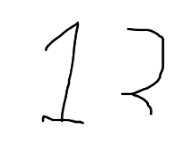
#> input picture CharRecog/Image/12.PNG, 188 x 149 px; its folder holds only this picture in this run
$ python -i imageutils.py   (imports and definitions only)
#> lines starting #> are read from the running program, lines starting #| are printed output that depends on the picture; after the words box and inside, x2 and y2 are one past the last pixel; in counts of white or black regions, pixels touching at a corner belong together
import os
import matplotlib.pyplot as plt
import matplotlib.patches as mpatches
from PIL import Image
import numpy as np
from os import listdir

from skimage import color,io,morphology,filters,util,transform
from skimage.measure import label, regionprops

IMAGE_DIR = os.path.dirname(__file__)

###### grayscale = morphology.erosion(img1)

def getImageList():
    global IMAGE_DIR
    ImageFilesList = []
    Allfiles = listdir(IMAGE_DIR)
    for afile in Allfiles:
        if ".png" in afile or ".PNG" in afile:
            ImageFilesList.append(afile)
    return ImageFilesList

def plot(imageList):
    fig, axes = plt.subplots(len(imageList))

    ax = axes.ravel()
    for i in range(len(imageList)):
        plt.axis('off')
        ax[i].imshow(imageList[i],cmap='gray')
    # ax[1].imshow(newimage,cmap='gray')

    # fig.tight_layout()
    plt.savefig('Image/display.png')
    image = Image.open('Image/display.png')
    image.show()


def process_Image(imageName):
#> called with imageName = '12.PNG'
    image = io.imread(os.path.join(IMAGE_DIR,imageName),as_gray=True)
#> image is the input picture: shape (149, 188) float64; min 0, max 1, mean 0.972
    # RGB image to grayscale
    if len(image.shape) == 3:
        if image.shape[2] == 4:
            image = color.rgba2rgb(image)
        image = color.rgb2gray(image)
        # print("image size:",image.shape)

    # Erosion highlights darker areas in image
    tmp = morphology.erosion(image)

    # Segmentation
    tmp = util.invert(tmp)
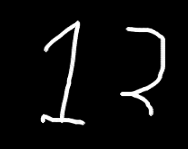
#> tmp: shape (149, 188) float64; min 0, max 1, mean 0.0501
    thresh = filters.threshold_otsu(tmp)
#> thresh = 0.459
    bw = tmp > thresh
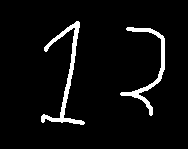
#> bw: shape (149, 188) bool; 5% white; 2 white regions, box (x1, y1, x2, y2) and area: (41, 21, 85, 125) 779, (120, 27, 165, 116) 626
    label_image = label(bw)
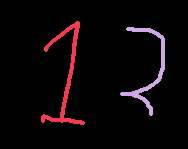
#> label_image: shape (149, 188) int32; 3 distinct labels, from 0 to 2; one colour per label, 0 black
    image_label_overlay = color.label2rgb(label_image, image=image)
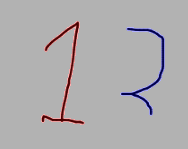
#> image_label_overlay: shape (149, 188, 3) float64; mean R, G, B 0.689, 0.681, 0.687
    # plt.imshow(image_label_overlay,cmap='gray')
    fig, ax = plt.subplots(figsize=(10, 6))
    ax.imshow(image_label_overlay,cmap='gray')

    boxes = []
    for region in regionprops(label_image):
        # take regions with large enough areas
        if region.area >= 100:
            # draw rectangle around segmented coins
            minr, minc, maxr, maxc = region.bbox

            chars = region.image
            chars = util.img_as_ubyte(chars)
            pMin = min(chars.shape)
            # pMax = max(chars.shape)
            if pMin < 28 :
                newchar = np.copy(chars)
                r = chars.shape[0]
                c = chars.shape[1]
                if c == pMin:
                    diff = r-c
                    diffhalf = diff//2
                    myChar = np.concatenate((np.zeros((r,diffhalf)), newchar, np.zeros((r,diff - diffhalf))),axis=1)
                elif r == pMin:
                    diff = c-r
                    diffhalf = diff//2
                    myChar = np.concatenate((np.zeros((diffhalf,c)), newchar, np.zeros((diff - diffhalf,c))),axis=0)
                chars = myChar

            rect = mpatches.Rectangle((minc, minr), maxc - minc, maxr - minr,
                                    fill=False, edgecolor='red', linewidth=2)
            ax.add_patch(rect)

            chars = transform.resize(chars,(28,28),mode='constant')
            chars = np.copy(chars)
            chars[chars > 0] = 255
            chars[chars <= 0] = 0

            # chars = util.img_as_ubyte(chars)

            # chars = util.invert(chars)
            # print(np.ptp(chars,axis=1))

            boxes.append(chars)
#> this loop made 2 passes
#> (minr, minc, maxr, maxc, pMin) on passes 1 to 2: (21, 41, 125, 85, 44), (27, 120, 116, 165, 45)
#> pass 1, in process_Image, `chars = transform.resize(chars,(28,28),mode='constant')`:
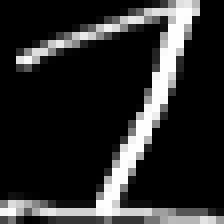
#> chars: shape (28, 28) float64 (shown 8 times larger); min 0, max 1, mean 0.169
#> after the loop:
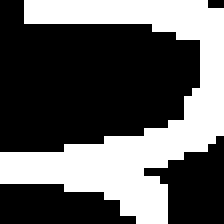
#> chars: shape (28, 28) float64 (shown 8 times larger); 37.4% white; 1 white region, box (x1, y1, x2, y2) and area: (0, 0, 28, 28) 293
#> after the loop, boxes = 2 items

    ax.set_axis_off()
    plt.tight_layout()
    plt.show()
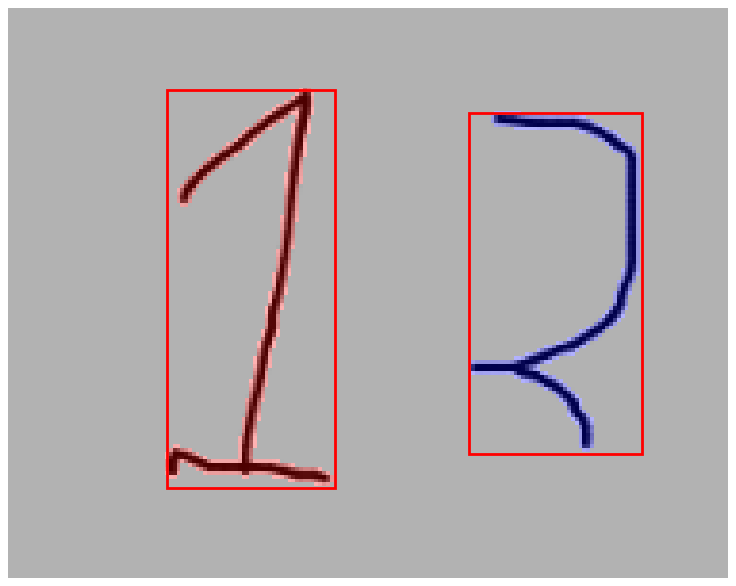
#> figure drawn by matplotlib, 1 panel
    # print(boxes[1])
    return boxes


# if __name__ == "__main__":
#     images = []
#     images.append(io.imread(os.path.join(IMAGE_DIR,'img-1.png'),as_gray=True))
#     # images.append(io.imread(os.path.join(IMAGE_DIR,imageName),as_gray=True))
#     # images.append(io.imread(os.path.join(IMAGE_DIR,'img-2.png')))
#     for image in images:
#         newimages=[image]
#         print("image size:",image.shape)

#         # RGB image to grayscale
#         if len(image.shape) == 3:
#             if image.shape[2] == 4:
#                 image = color.rgba2rgb(image)
#             image = color.rgb2gray(image)
#             print("image size:",image.shape)
#         # else :
#             # print("image format not supported")


#         # erosion highlights darker areas in image
#         tmp = morphology.erosion(image)
#         newimages.append(tmp)
#         # tmp = morphology.opening(image)
#         # newimages.append(tmp)

#         tmp = util.invert(tmp)
#         # np.sum(array,axis=1).tolist()
#         newimages.append(tmp)
#         # # histogram
#         # hist, hist_centers = exposure.histogram(tmp)
#         # print(hist[0])
#         # print(type(hist))
#         # print(hist.shape)
#         # plt.plot(hist_centers[1:], hist[1:], lw=2)
#         # plt.show()

#         # # apply threshold
#         thresh = filters.threshold_otsu(tmp)
#         bw = tmp > thresh
#         # plt.imshow(bw)
#         # remove artifacts connected to image border
#         # cleared = clear_border(bw)

#         # label image regions
#         label_image = label(bw)
#         image_label_overlay = color.label2rgb(label_image, image=image)

#         fig, ax = plt.subplots(figsize=(10, 6))
#         ax.imshow(image_label_overlay,cmap='gray')
#         boxes = []
#         for region in regionprops(label_image):
#             # take regions with large enough areas
#             if region.area >= 100:
#                 # i = i+1
#                 # draw rectangle around segmented coins
#                 minr, minc, maxr, maxc = region.bbox
#                 rect = mpatches.Rectangle((minc, minr), maxc - minc, maxr - minr,
#                                         fill=False, edgecolor='red', linewidth=2)
#                 # boxes.append(region.image)
#                 print("image size:",region.image.shape)
#                 # n = max(region.image.shape)

#                 chars = transform.resize(region.image,(28,28),mode='constant')
#                 ax.add_patch(rect)
#                 chars = util.img_as_ubyte(chars)
#                 boxes.append(chars)
#                 # images.append(tmp[minr:maxr,minc:maxc])
#         # print(i)
#         ax.set_axis_off()
#         plt.tight_layout()
#         plt.show()
#         # newimages.append(thresh)
#         # markers = np.zeros(tmp.shape, dtype=np.uint)
#         # markers[tmp < -0.95] = 1
#         # markers[tmp > 0.95] = 2
#         # # newimages.append(markers)
#         # # newimages.append(segmentation.random_walker(tmp, markers, beta=10, mode='bf'))
#         print(boxes[0])
#         plot(boxes[:6])

#     # def resize(image):

#     #     print("image size:",image.shape)
#     #     w = image.shape[0]
#     #     h = image.shape[1]
#     #     n = max(image.shape)
#     #     print("Max:",n)

#     #     if w == n:

#     #     image.

>>> result = process_Image('12.PNG')
#> result = 2 items

$ run again, on CharRecog/Image/123.PNG
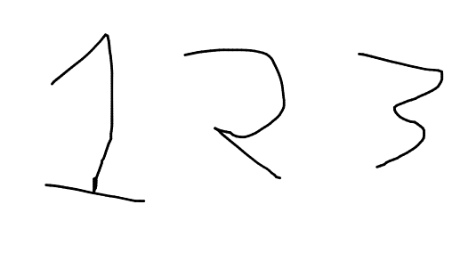
#> input picture CharRecog/Image/123.PNG, 463 x 265 px
#> in process_Image, image is the input picture: shape (265, 463) float64; min 0, max 1, mean 0.981
#> thresh = 0.459
#> in process_Image, `bw = tmp > thresh`:
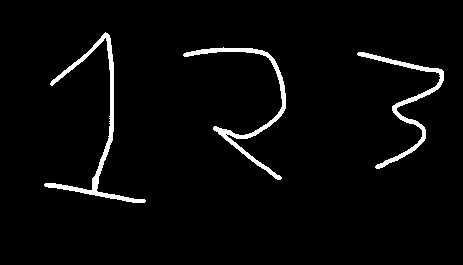
#> bw: shape (265, 463) bool; 3.2% white; 3 white regions, box (x1, y1, x2, y2) and area: (44, 32, 146, 203) 1501, (183, 47, 286, 180) 1315, (357, 52, 444, 169) 1133
#> label_image: shape (265, 463) int32; 4 distinct labels, from 0 to 3
#> the loop in process_Image, `for region in regionprops(label_image):` made 3 passes
#> (minr, minc, maxr, maxc, pMin) on passes 1 to 3: (32, 44, 203, 146, 102), (47, 183, 180, 286, 103), (52, 357, 169, 444, 87)
#> after the loop in process_Image, `for region in regionprops(label_image):`: boxes = 3 items
#> in process_Image, `plt.show()`:
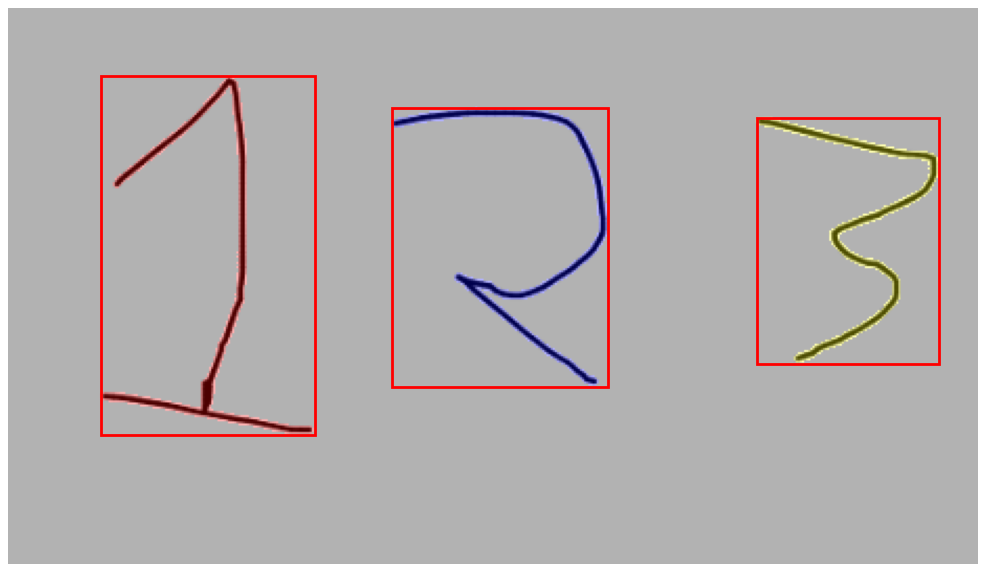
#> figure drawn by matplotlib, 1 panel

$ run again, on CharRecog/Image/Capture.PNG
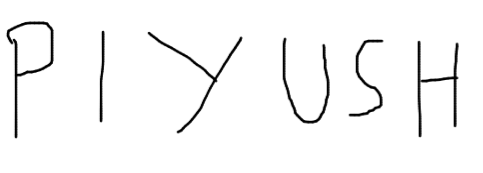
#> input picture CharRecog/Image/Capture.PNG, 483 x 173 px
#> in process_Image, image is the input picture: shape (173, 483) float64; min 0, max 1, mean 0.968
#> thresh = 0.463
#> in process_Image, `bw = tmp > thresh`:
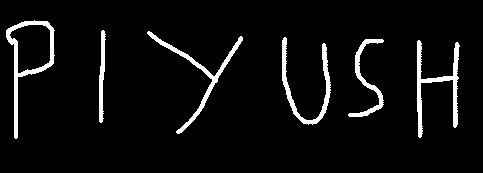
#> bw: shape (173, 483) bool; 5.5% white; 6 white regions, box (x1, y1, x2, y2) and area: (6, 20, 55, 139) 980, (417, 40, 460, 138) 954, (147, 31, 243, 134) 854, (282, 37, 331, 125) 830, (348, 39, 384, 117) 579, (99, 30, 106, 123) 385
#> label_image: shape (173, 483) int32; 7 distinct labels, from 0 to 6
#> the loop in process_Image, `for region in regionprops(label_image):` made 6 passes
#> (minr, minc, maxr, maxc, pMin, r, c, diff) on pass 2: (30, 99, 123, 106, 7, 93, 7, 86)
#> after the loop in process_Image, `for region in regionprops(label_image):`: boxes = 6 items
#> in process_Image, `plt.show()`:
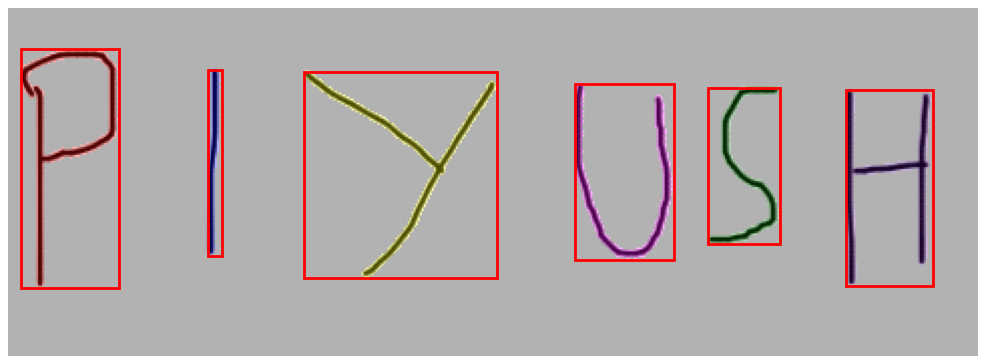
#> figure drawn by matplotlib, 1 panel
